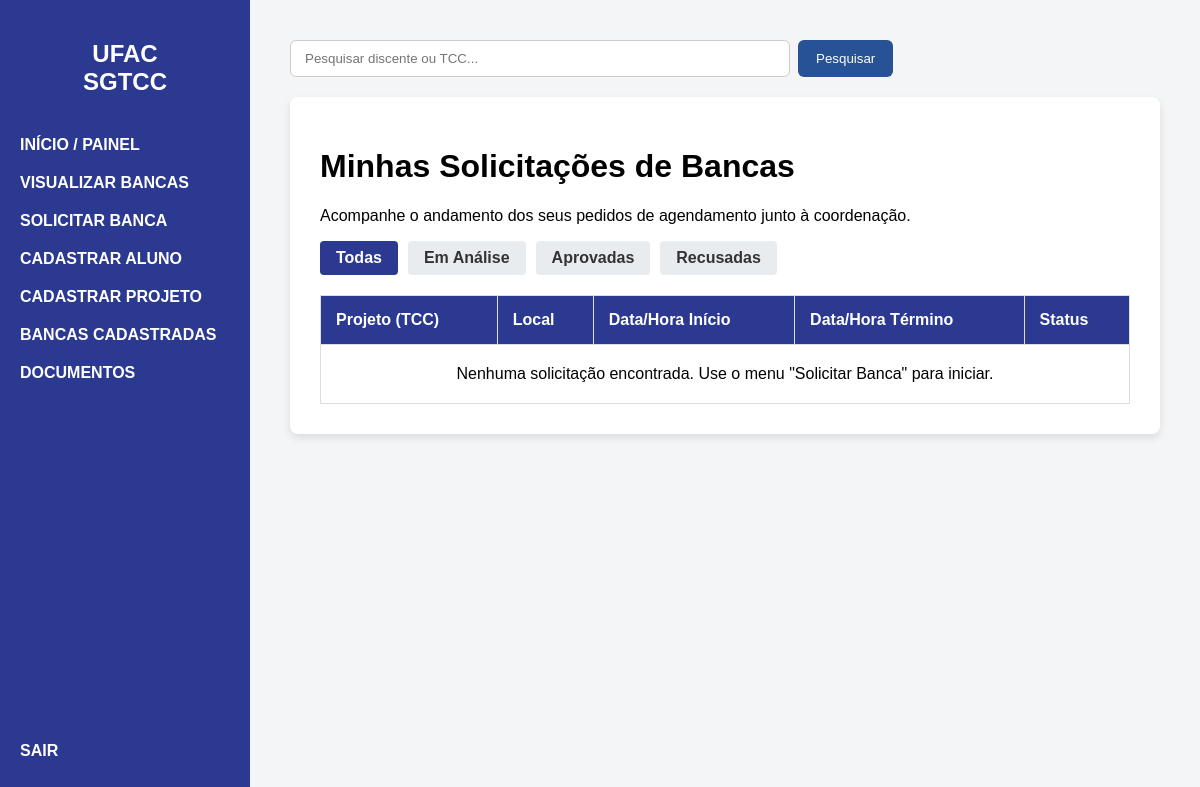
The page /bancas/ (signed in) on the database as committed earlier.
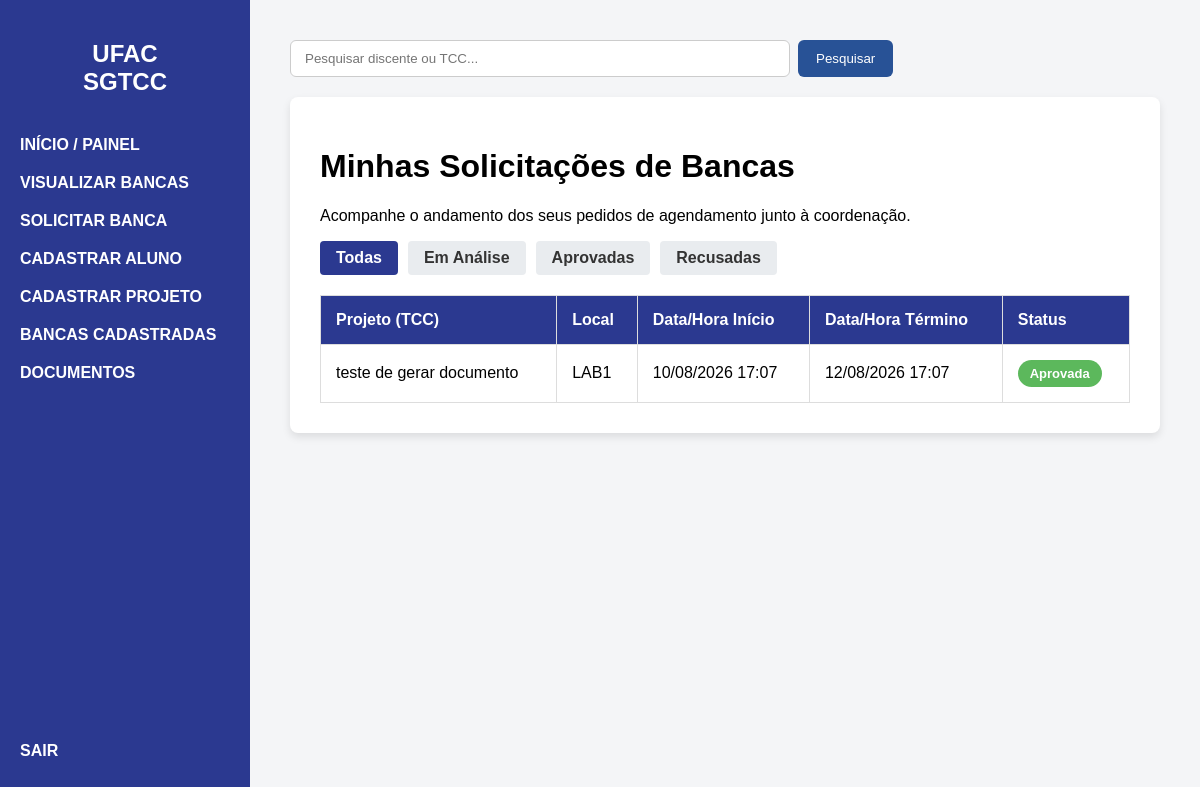
The same page on the database as committed later.
### bancasapp/models.py (models this page shows, shortened)
class SolicitacaoAgendamento(models.Model):
    STATUS_SOLICITACAO = (
        ('EM_ANÁLISE', 'Em Análise'),
        ('APROVADA', 'Aprovada'),
        ('RECUSADA', 'Recusada'),
    )
    usuario_solicitante = models.ForeignKey(pUsuario, on_delete=models.CASCADE)
    projeto_tcc = models.ForeignKey(ProjetoTCC, on_delete=models.CASCADE)
    espaco = models.ForeignKey(EspacoFisico, on_delete=models.CASCADE)
    opcao_data_inicio = models.DateTimeField()
    opcao_data_fim = models.DateTimeField()
    status = models.CharField(max_length=15, choices=STATUS_SOLICITACAO, default='EM_ANÁLISE')

class ProjetoTCC(models.Model):
    STATUS_TIPO = (
        ('EM_ANÁLISE', 'Em Análise'),
        ('APROVADO', 'Aprovado'),
        ('RECUSADA', 'Recusada'),
    )
    titulo = models.CharField(max_length=255)
    resumo = models.TextField()
    semestre_letivo = models.CharField(max_length=6)
    discente = models.ForeignKey(Discente, on_delete=models.CASCADE)
    status = models.CharField(max_length=15, choices=STATUS_TIPO, default='EM_ANÁLISE')

class EspacoFisico(models.Model):
    nome = models.CharField(max_length=255)

### bancasapp/views.py (the view)
# urls.py: path('bancas/', views.visualizar_bancas, name='visualizar_bancas'),
@login_required(login_url='login')
def visualizar_bancas(request):
    try:
        perfil_logado = request.user.pusuario
        minhas_solicitacoes = SolicitacaoAgendamento.objects.select_related(
            'projeto_tcc',
            'projeto_tcc__discente',
            'espaco',
            'usuario_solicitante',
            'usuario_solicitante__usuario'
        ).filter(
            usuario_solicitante=perfil_logado
        )
    except:
        minhas_solicitacoes = SolicitacaoAgendamento.objects.select_related(
            'projeto_tcc',
            'projeto_tcc__discente',
            'espaco',
            'usuario_solicitante',
            'usuario_solicitante__usuario'
        ).all()
    status_filtro = request.GET.get('status')
    if status_filtro:
        minhas_solicitacoes = minhas_solicitacoes.filter(
            status=status_filtro
        )
    contexto = {
        'solicitacoes': minhas_solicitacoes,
        'status_atual': status_filtro
    }
    return render(
        request,
        'visualizar_bancas.html',
        contexto
    )

### templates/visualizar_bancas.html
{% extends 'base.html' %}
{% block content %}
    <div class="table-container">
        <h1>Minhas Solicitações de Bancas</h1>
        <p>Acompanhe o andamento dos seus pedidos de agendamento junto à coordenação.</p>
        <div class="filter-menu">
            <a href="{% url 'visualizar_bancas' %}" class="btn-filter {% if not status_atual %}active{% endif %}">Todas</a>
            <a href="{% url 'visualizar_bancas' %}?status=EM_ANÁLISE" class="btn-filter {% if status_atual == 'EM_ANÁLISE' %}active{% endif %}">Em Análise</a>
            <a href="{% url 'visualizar_bancas' %}?status=APROVADA" class="btn-filter {% if status_atual == 'APROVADA' %}active{% endif %}">Aprovadas</a>
            <a href="{% url 'visualizar_bancas' %}?status=RECUSADA" class="btn-filter {% if status_atual == 'RECUSADA' %}active{% endif %}">Recusadas</a>
        </div>
        <table>
            <thead>
                <tr>
                    <th>Projeto (TCC)</th>
                    <th>Local</th>
                    <th>Data/Hora Início</th>
                    <th>Data/Hora Término</th>
                    <th>Status</th>
                </tr>
            </thead>
            <tbody>
                {% for solicitacao in solicitacoes %}
                    <tr>
                        <td>{{ solicitacao.projeto_tcc.titulo }}</td>
                        <td>{{ solicitacao.espaco.nome }}</td>
                        <td>{{ solicitacao.opcao_data_inicio|date:"d/m/Y H:i" }}</td>
                        <td>{{ solicitacao.opcao_data_fim|date:"d/m/Y H:i" }}</td>
                        <td>
                            {% if solicitacao.status == 'EM_ANÁLISE' %}
                                <span class="status-badge status-analise">Em Análise</span>
                            {% elif solicitacao.status == 'APROVADA' %}
                                <span class="status-badge status-aprovada">Aprovada</span>
                            {% else %}
                                <span class="status-badge status-recusada">Recusada</span>
                            {% endif %}
                        </td>
                    </tr>
                {% empty %}
                    <tr>
                        <td colspan="5" style="text-align: center; padding: 20px;">
                            Nenhuma solicitação encontrada. Use o menu "Solicitar Banca" para iniciar.
                        </td>
                    </tr>
                {% endfor %}
            </tbody>
        </table>
    </div>
{% endblock %}

Rows that differ between the two databases and show on the page:
added SolicitacaoAgendamento: projeto_tcc.titulo "teste de gerar documento", espaco.nome "LAB1", opcao_data_inicio "10/08/2026 17:07", opcao_data_fim "12/08/2026 17:07", status "Aprovada"
Other text that changed with them:
text no longer shown: "Nenhuma solicitação encontrada. Use o menu \"Solicitar Banca\" para iniciar."
